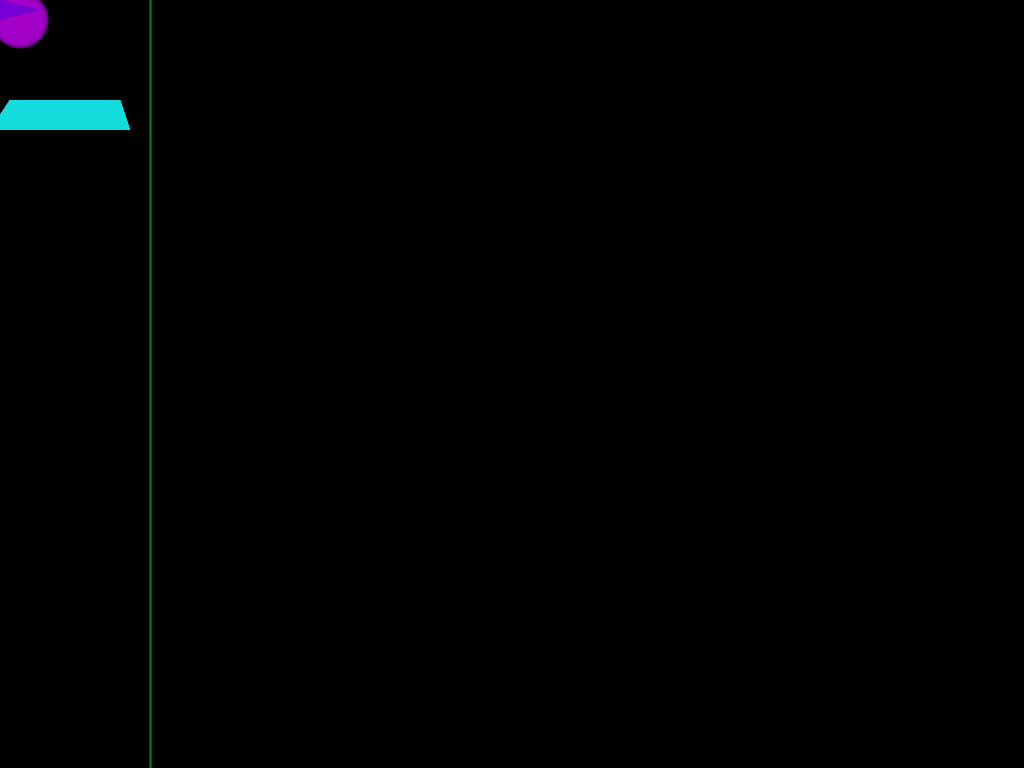
Frame 1 (no input)
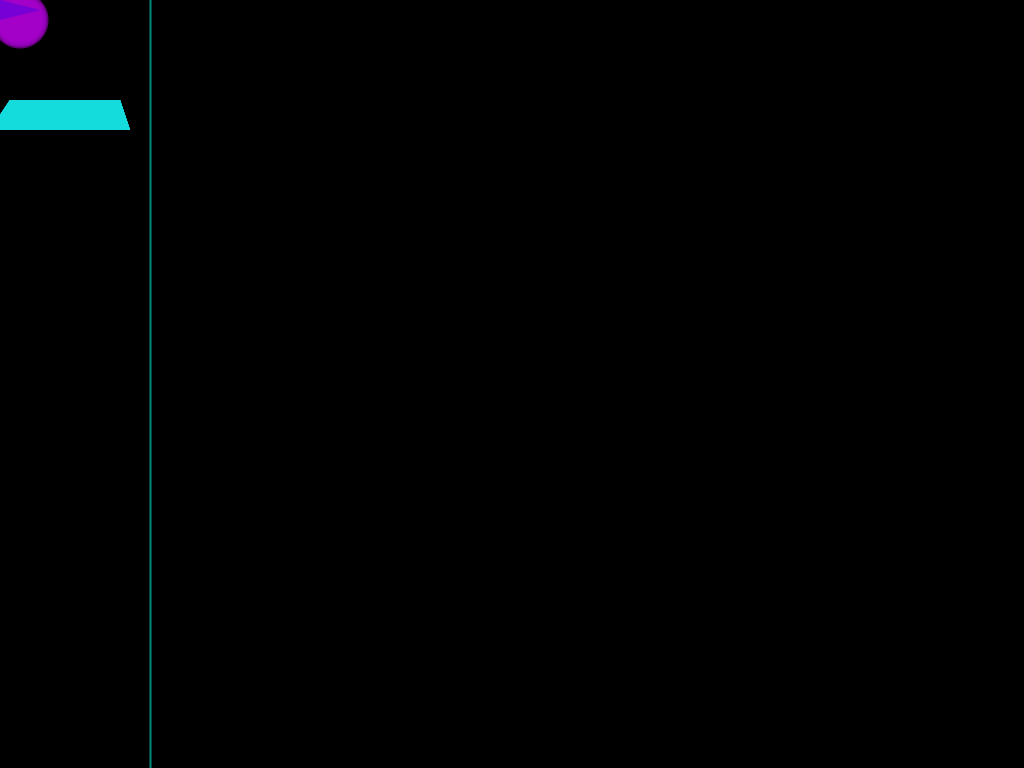
Frame 60 (the mouse pressed at the canvas centre just before this capture)
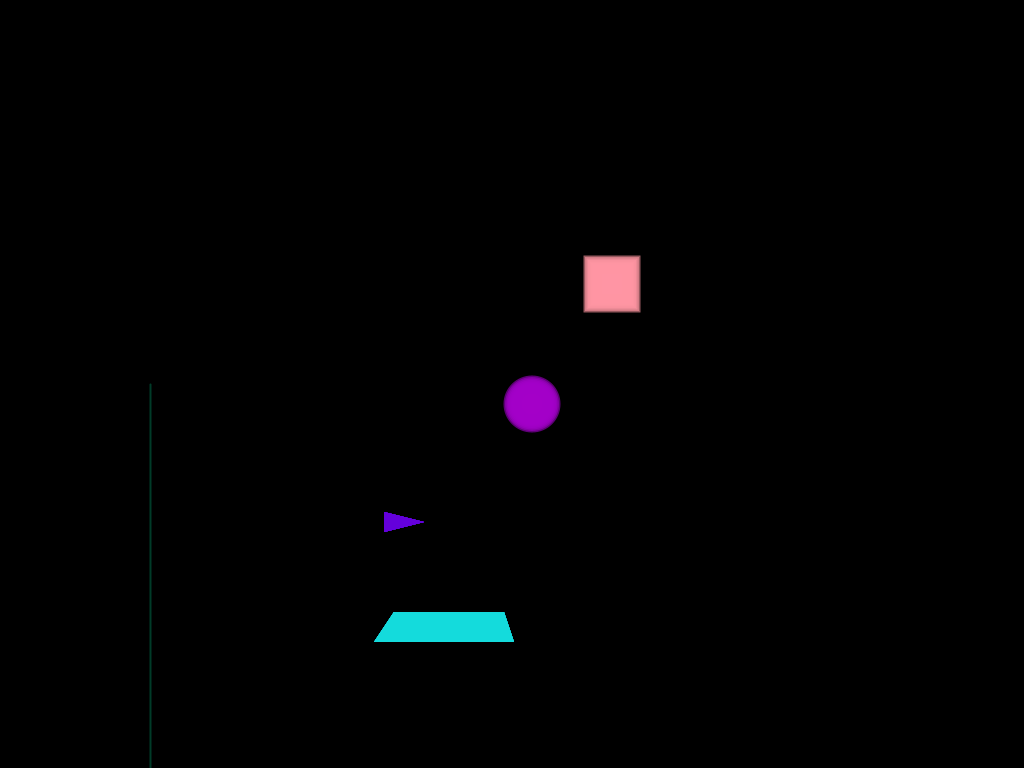
Frame 120 (the mouse held since frame 60 and released just before this capture)

The Processing sketch that drew these frames (run headless with seeded random() and noise(); from frame 60 on, the mouse is pressed at the canvas centre):

// Processing sketch: sketch_2I
// ── sketch_2I.pde
int [] xpos = new int [20];
int [] ypos = new int [20];

void setup(){
 size(1024,768);
 rectMode(CENTER);
 noCursor();
 noStroke();
}

void draw (){
  background(0);
  stroke(0,random(200), random(200));
  strokeWeight(2);
  line(150,mouseY,150,height);
  noStroke();
  for (int i =0; i<xpos.length-1;i++){
  xpos[i]=xpos[i+1]; ypos[i]=ypos[i+1]; 
}

  xpos[xpos.length -1] = mouseX;  ypos[ypos.length -1] = mouseY;
  
 for (int i =0; i<xpos.length;i++){
  fill(255,150,255-i*5,150);  rect(xpos[i]+100, ypos[i]-100,i*3,i*3);
  fill(255-i*5,0,200,150);  ellipse(xpos[i]+20, ypos[i]+20,i*3,i*3);
  fill(100,0,255-i*2,150); triangle(ypos[i], xpos[i],ypos[i]+40, xpos[i]+10,ypos[i], xpos[i]+20);
  fill(20,220,255-i*2,100);
  quad(ypos[i]+10,xpos[i]+100,  ypos[i]+120,xpos[i]+100, 
  ypos[i]+130,xpos[i]+130, ypos[i]-10,xpos[i]+130);
} 
}
